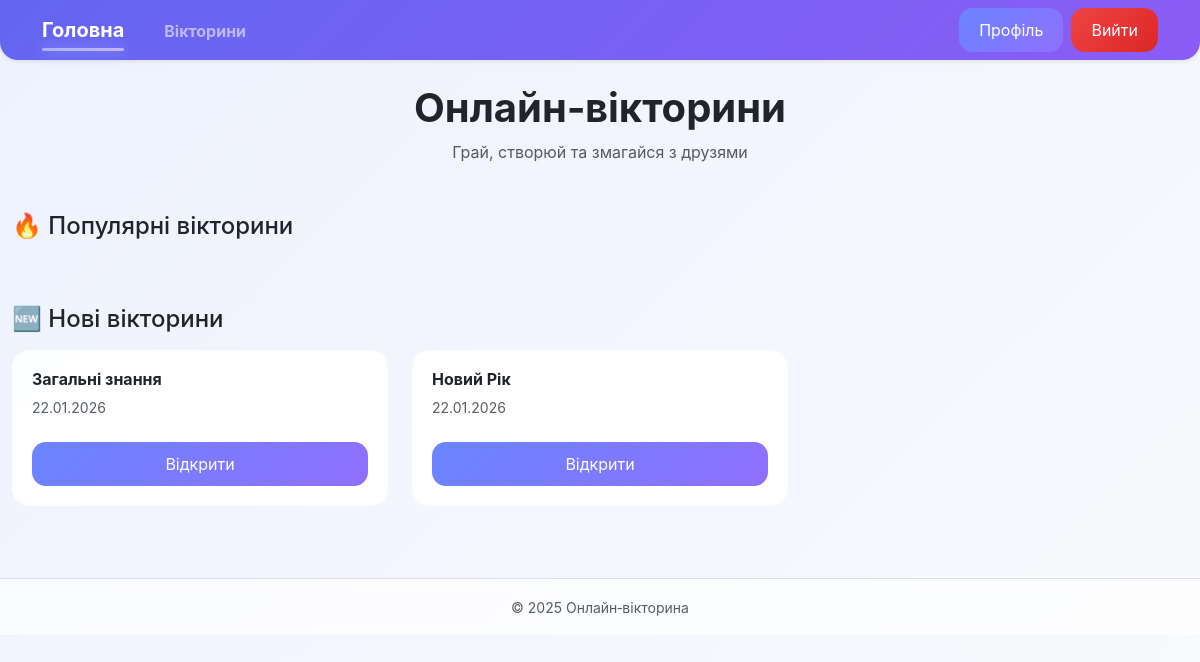
Page / (signed in) on the committed database.
### quiz/models.py (models this page shows, shortened)
class Quiz(models.Model):
    title = models.CharField(max_length=100, verbose_name="Назва вікторини")
    complexity = models.CharField(
        max_length=20,
        choices=[
            ('easy', 'Легка'),
            ('medium', 'Середня'),
            ('hard', 'Складна'),
        ],
        default='medium',
        verbose_name="Складність"
    )
    theme = models.CharField(max_length=50, verbose_name="Тема")
    author = models.ForeignKey(
        settings.AUTH_USER_MODEL,
        on_delete=models.CASCADE,
        related_name='quizzes',
        verbose_name="Автор"
    )
    que_time = models.PositiveIntegerField(default=30)
    que_count = models.PositiveIntegerField(default=10)
    created_at = models.DateTimeField(auto_now_add=True)

### core/views.py (the view)
# urls.py: path("", home, name="home"),
def home(request):
    popular_quizzes = (
        Quiz.objects
        .annotate(play_count=Count("results"))  # 👈 ВОТ ТУТ
        .filter(play_count__gte=5)
        .order_by("-play_count")[:6]
    )
    latest_quizzes = Quiz.objects.order_by("-created_at")[:6]
    return render(request, "home.html", {
        "popular_quizzes": popular_quizzes,
        "latest_quizzes": latest_quizzes,
    })

### core/templates/home.html (shortened to what this page needs)
{% extends "main.html" %}
{% block content %}
<div class="text-center mb-5">
    <h1 class="fw-bold">Онлайн‑вікторини</h1>
    <p class="text-muted">Грай, створюй та змагайся з друзями</p>
</div>
<h4 class="mb-3">🔥 Популярні вікторини</h4>
<h4 class="mb-3">🆕 Нові вікторини</h4>
<div class="row">
    {% for quiz in latest_quizzes %}
    <div class="col-md-4 mb-4">
        <div class="quiz-card d-flex flex-column">
            <h6 class="fw-bold">{{ quiz.title }}</h6>
            <p class="text-muted small mb-4">
                {{ quiz.created_at|date:"d.m.Y" }}
            </p>
            <a href="{% url 'quiz:detail' quiz.pk %}" class="btn btn-main mt-auto w-100">
                Відкрити
            </a>
        </div>
    </div>
    {% endfor %}
</div>
{% endblock %}

### online_quiz/templates/main.html (style rules this page uses)
:root { --grad-main: linear-gradient(135deg, #6366f1, #8b5cf6); --grad-btn: linear-gradient(135deg, #6a85ff, #8f6fff); --grad-danger: linear-gradient(135deg, #ef4444, #dc2626); --bg-soft: linear-gradient(135deg, #eef2ff, #f8fafc); }
body { min-height: 100vh; background: var(--bg-soft); font-family: Inter, system-ui, sans-serif; }
.btn { border-radius: 14px; padding: 10px 20px; transition: .25s; }
.btn-main { background: var(--grad-btn); color: #fff; border: none; }
.quiz-card { background: rgba(255,255,255,.9); border-radius: 18px; padding: 20px; height: 100%; transition: .35s ease; position: relative; overflow: hidden; }
.quiz-card::before { content: ""; position: absolute; inset: 0; pointer-events: none; background: linear-gradient( 120deg, transparent, rgba(139,92,246,.25), transparent ); opacity: 0; transition: .35s; }

### rows in the picture
Quiz: title "Загальні знання", created_at "22.01.2026"
Quiz: title "Новий Рік", created_at "22.01.2026"
